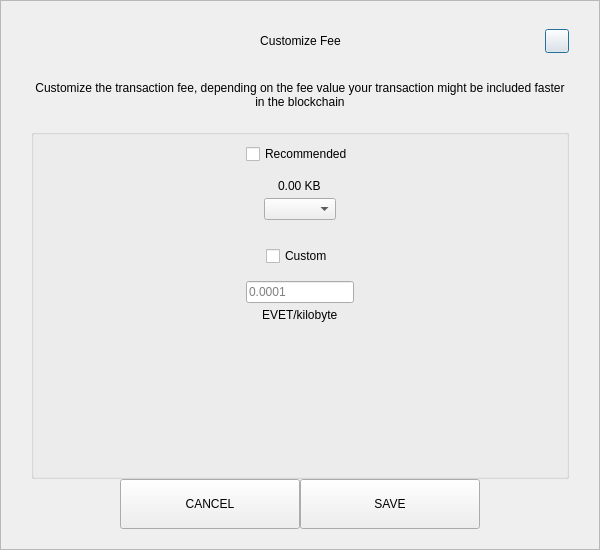
<?xml version="1.0" encoding="UTF-8"?>
<ui version="4.0">
 <class>SendCustomFeeDialog</class>
 <widget class="QDialog" name="SendCustomFeeDialog">
  <property name="geometry">
   <rect>
    <x>0</x>
    <y>0</y>
    <width>600</width>
    <height>550</height>
   </rect>
  </property>
  <property name="windowTitle">
   <string>Form</string>
  </property>
  <layout class="QVBoxLayout" name="verticalLayout_3">
   <property name="spacing">
    <number>0</number>
   </property>
   <property name="leftMargin">
    <number>0</number>
   </property>
   <property name="topMargin">
    <number>0</number>
   </property>
   <property name="rightMargin">
    <number>0</number>
   </property>
   <property name="bottomMargin">
    <number>0</number>
   </property>
   <item>
    <widget class="QFrame" name="frame">
     <property name="styleSheet">
      <string notr="true"/>
     </property>
     <property name="frameShape">
      <enum>QFrame::StyledPanel</enum>
     </property>
     <property name="frameShadow">
      <enum>QFrame::Raised</enum>
     </property>
     <layout class="QVBoxLayout" name="verticalLayout_2">
      <property name="spacing">
       <number>0</number>
      </property>
      <property name="leftMargin">
       <number>30</number>
      </property>
      <property name="topMargin">
       <number>20</number>
      </property>
      <property name="rightMargin">
       <number>30</number>
      </property>
      <property name="bottomMargin">
       <number>20</number>
      </property>
      <item>
       <layout class="QHBoxLayout" name="horizontalLayout_3">
        <property name="spacing">
         <number>0</number>
        </property>
        <item>
         <spacer name="horizontalSpacer_21">
          <property name="orientation">
           <enum>Qt::Horizontal</enum>
          </property>
          <property name="sizeHint" stdset="0">
           <size>
            <width>40</width>
            <height>20</height>
           </size>
          </property>
         </spacer>
        </item>
        <item>
         <widget class="QLabel" name="labelTitle">
          <property name="minimumSize">
           <size>
            <width>0</width>
            <height>40</height>
           </size>
          </property>
          <property name="maximumSize">
           <size>
            <width>16777215</width>
            <height>40</height>
           </size>
          </property>
          <property name="styleSheet">
           <string notr="true">padding-left:24px;</string>
          </property>
          <property name="text">
           <string>Customize Fee</string>
          </property>
          <property name="alignment">
           <set>Qt::AlignCenter</set>
          </property>
          <property name="margin">
           <number>7</number>
          </property>
         </widget>
        </item>
        <item>
         <spacer name="horizontalSpacer">
          <property name="orientation">
           <enum>Qt::Horizontal</enum>
          </property>
          <property name="sizeHint" stdset="0">
           <size>
            <width>40</width>
            <height>20</height>
           </size>
          </property>
         </spacer>
        </item>
        <item>
         <widget class="QPushButton" name="btnEsc">
          <property name="minimumSize">
           <size>
            <width>24</width>
            <height>24</height>
           </size>
          </property>
          <property name="maximumSize">
           <size>
            <width>24</width>
            <height>24</height>
           </size>
          </property>
          <property name="text">
           <string/>
          </property>
         </widget>
        </item>
       </layout>
      </item>
      <item>
       <spacer name="verticalSpacer_2">
        <property name="orientation">
         <enum>Qt::Vertical</enum>
        </property>
        <property name="sizeType">
         <enum>QSizePolicy::Fixed</enum>
        </property>
        <property name="sizeHint" stdset="0">
         <size>
          <width>20</width>
          <height>20</height>
         </size>
        </property>
       </spacer>
      </item>
      <item>
       <widget class="QLabel" name="labelMessage">
        <property name="text">
         <string>Customize the transaction fee, depending on the fee value your transaction might be included faster in the blockchain</string>
        </property>
        <property name="alignment">
         <set>Qt::AlignCenter</set>
        </property>
        <property name="wordWrap">
         <bool>true</bool>
        </property>
       </widget>
      </item>
      <item>
       <spacer name="verticalSpacer_3">
        <property name="orientation">
         <enum>Qt::Vertical</enum>
        </property>
        <property name="sizeType">
         <enum>QSizePolicy::Fixed</enum>
        </property>
        <property name="sizeHint" stdset="0">
         <size>
          <width>20</width>
          <height>20</height>
         </size>
        </property>
       </spacer>
      </item>
      <item>
       <widget class="QGroupBox" name="groupBox">
        <property name="title">
         <string/>
        </property>
        <layout class="QVBoxLayout" name="verticalLayout">
         <property name="leftMargin">
          <number>12</number>
         </property>
         <property name="rightMargin">
          <number>12</number>
         </property>
         <item>
          <layout class="QVBoxLayout" name="verticalLayout_4">
           <property name="spacing">
            <number>5</number>
           </property>
           <item alignment="Qt::AlignHCenter">
            <widget class="QCheckBox" name="checkBoxRecommended">
             <property name="text">
              <string>Recommended</string>
             </property>
            </widget>
           </item>
           <item>
            <spacer name="verticalSpacer_5">
             <property name="orientation">
              <enum>Qt::Vertical</enum>
             </property>
             <property name="sizeType">
              <enum>QSizePolicy::Fixed</enum>
             </property>
             <property name="sizeHint" stdset="0">
              <size>
               <width>20</width>
               <height>10</height>
              </size>
             </property>
            </spacer>
           </item>
           <item alignment="Qt::AlignHCenter">
            <widget class="QLabel" name="labelFee">
             <property name="text">
              <string>0.00 KB</string>
             </property>
            </widget>
           </item>
           <item alignment="Qt::AlignHCenter">
            <widget class="QComboBox" name="comboBoxRecommended"/>
           </item>
          </layout>
         </item>
         <item>
          <spacer name="verticalSpacer">
           <property name="orientation">
            <enum>Qt::Vertical</enum>
           </property>
           <property name="sizeType">
            <enum>QSizePolicy::Fixed</enum>
           </property>
           <property name="sizeHint" stdset="0">
            <size>
             <width>20</width>
             <height>20</height>
            </size>
           </property>
          </spacer>
         </item>
         <item>
          <layout class="QVBoxLayout" name="verticalLayout_5">
           <property name="spacing">
            <number>5</number>
           </property>
           <item alignment="Qt::AlignHCenter">
            <widget class="QCheckBox" name="checkBoxCustom">
             <property name="text">
              <string>Custom</string>
             </property>
            </widget>
           </item>
           <item>
            <spacer name="verticalSpacer_6">
             <property name="orientation">
              <enum>Qt::Vertical</enum>
             </property>
             <property name="sizeType">
              <enum>QSizePolicy::Fixed</enum>
             </property>
             <property name="sizeHint" stdset="0">
              <size>
               <width>20</width>
               <height>10</height>
              </size>
             </property>
            </spacer>
           </item>
           <item alignment="Qt::AlignHCenter">
            <widget class="QLineEdit" name="lineEditCustomFee">
             <property name="placeholderText">
              <string notr="true">0.0001</string>
             </property>
            </widget>
           </item>
           <item alignment="Qt::AlignHCenter">
            <widget class="QLabel" name="labelCustomFee">
             <property name="text">
              <string>EVET/kilobyte</string>
             </property>
            </widget>
           </item>
          </layout>
         </item>
         <item>
          <spacer name="verticalSpacer_4">
           <property name="orientation">
            <enum>Qt::Vertical</enum>
           </property>
           <property name="sizeHint" stdset="0">
            <size>
             <width>20</width>
             <height>40</height>
            </size>
           </property>
          </spacer>
         </item>
        </layout>
       </widget>
      </item>
      <item>
       <layout class="QHBoxLayout" name="horizontalLayout" stretch="1,2,2,1">
        <item>
         <spacer name="horizontalSpacer1">
          <property name="orientation">
           <enum>Qt::Horizontal</enum>
          </property>
          <property name="sizeHint" stdset="0">
           <size>
            <width>40</width>
            <height>20</height>
           </size>
          </property>
         </spacer>
        </item>
        <item>
         <widget class="QPushButton" name="btnCancel">
          <property name="minimumSize">
           <size>
            <width>180</width>
            <height>50</height>
           </size>
          </property>
          <property name="focusPolicy">
           <enum>Qt::NoFocus</enum>
          </property>
          <property name="text">
           <string>CANCEL</string>
          </property>
         </widget>
        </item>
        <item>
         <widget class="QPushButton" name="btnSave">
          <property name="minimumSize">
           <size>
            <width>180</width>
            <height>50</height>
           </size>
          </property>
          <property name="focusPolicy">
           <enum>Qt::NoFocus</enum>
          </property>
          <property name="text">
           <string>SAVE</string>
          </property>
         </widget>
        </item>
        <item>
         <spacer name="horizontalSpacer_2">
          <property name="orientation">
           <enum>Qt::Horizontal</enum>
          </property>
          <property name="sizeHint" stdset="0">
           <size>
            <width>40</width>
            <height>20</height>
           </size>
          </property>
         </spacer>
        </item>
       </layout>
      </item>
     </layout>
    </widget>
   </item>
  </layout>
 </widget>
 <resources/>
 <connections/>
</ui>
